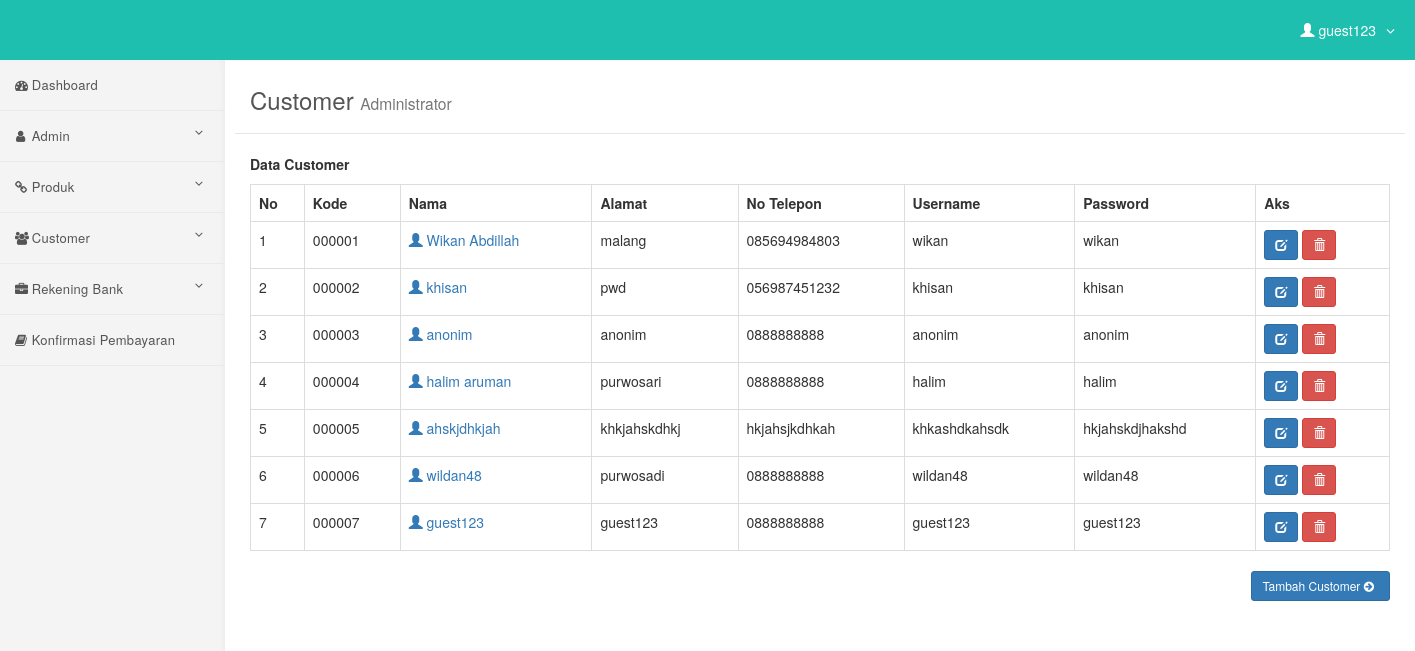
The app's page /admin/customer.php (signed in) with its own data.
### tables this page shows
CREATE TABLE `customer` (
  `kd_cus` varchar(10) NOT NULL,
  `nama` varchar(30) NOT NULL,
  `alamat` varchar(50) NOT NULL,
  `no_telp` varchar(15) NOT NULL,
  `username` varchar(15) NOT NULL,
  `password` varchar(15) NOT NULL,
  `gambar` varchar(100) NOT NULL
);

### admin/customer.php (the view, shortened to what this page needs)
<?php include('header.php'); ?>
    <div id="page-wrapper">
        <div class="content-header">
            <div class="container">
                <h3>Customer <small>Administrator</small></h3>
            </div>
        </div>
        <div class="container-fluid">
            <div class="row">
                <div class="col-md-12">
                        <p><b>Data Customer</b></p>
                        <?php
                    $query1="select * from customer";
                    $tampil=mysqli_query($koneksi, $query1) or die(mysqli_error());
                    ?>
                            <table class="table table-hover table-bordered">
                                <tr>
                                    <th>No</th>
                                    <th>Kode</th>
                                    <th>Nama </i</th>
                                    <th>Alamat</th>
                                    <th>No Telepon</th>
                                    <th>Username</th>
                                    <th>Password</th>
                                    <th>Aks</th>
                                </tr>
                              <?php
                     $no=0;
                     while($data=mysqli_fetch_array($tampil))
                    { $no++; ?>
                    <tr>
                    <td><?php echo $no; ?></td>
                    <td><?php echo $data['kd_cus'];?></td>
                    <td><a href="detail-customer.php?hal=edit&kd=<?php echo $data['kd_cus'];?>"><span class="glyphicon glyphicon-user"></span> <?php echo $data['nama'];?></td>
                    <td><?php echo $data['alamat']; ?></td>
                    <td><?php echo $data['no_telp']; ?></td>
                    <td><?php echo $data['username']; ?></td>
                    <td><?php echo $data['password']; ?></td>
                    <td><div id="thanks"><a class="btn btn-sm btn-primary" data-placement="bottom" data-toggle="tooltip" title="Edit Customer" href="edit-customer.php?hal=edit&kd_cus=<?php echo $data['kd_cus'];?>"><span class="glyphicon glyphicon-edit"></span></a>
                    <a onclick="return confirm ('Yakin hapus <?php echo $data['nama'];?>.?');" class="btn btn-sm btn-danger tooltips" data-placement="bottom" data-toggle="tooltip" title="Hapus customer" href="customer.php?hal=hapus&kd=<?php echo $data['kd_cus'];?>"><span class="glyphicon glyphicon-trash"></a></td>
                    </tr>
                 <?php
              }
              ?>
                            </table>
                            <div class="text-right">
                  <a href="tambah-customer.php" class="btn btn-sm btn-primary">Tambah Customer <i class="fa fa-arrow-circle-right"></i></a></div>
        </div>
    </div>
</div>
<?php include('footer.php'); ?>

### admin/header.php (style rules this page uses)
body { overflow-x: hidden; }
.fa { padding-right: 5px; }
.content-header { background: #fff; border-bottom: 1px solid rgba(0, 0, 0, 0.1); padding: 15px 0; margin-bottom: 20px; }
.content-header h3 { margin: 0px; color: #555; font-weight: 400; margin-bottom: 5px !important; }
@media (min-width:768px) { body { margin-top: 50px; } }
#page-wrapper { width: 100%; padding: 0; background-color: #fff; }
@media (min-width:768px) { #page-wrapper { padding: 22px 10px; } }

### records on screen
customer: kd_cus "000001", nama "Wikan Abdillah", alamat "malang", no_telp "085694984803", username "wikan", password "wikan"
customer: kd_cus "000002", nama "khisan", alamat "pwd", no_telp "056987451232", username "khisan", password "khisan"
customer: kd_cus "000003", nama "anonim", alamat "anonim", no_telp "0888888888", username "anonim", password "anonim"
customer: kd_cus "000004", nama "halim aruman", alamat "purwosari", no_telp "0888888888", username "halim", password "halim"
customer: kd_cus "000005", nama "ahskjdhkjah", alamat "khkjahskdhkj", no_telp "hkjahsjkdhkah", username "khkashdkahsdk", password "hkjahskdjhakshd"
customer: kd_cus "000006", nama "wildan48", alamat "purwosadi", no_telp "0888888888", username "wildan48", password "wildan48"
customer: kd_cus "000007", nama "guest123", alamat "guest123", no_telp "0888888888", username "guest123", password "guest123"

### other values on screen
$_SESSION['fullname'] "guest123"
